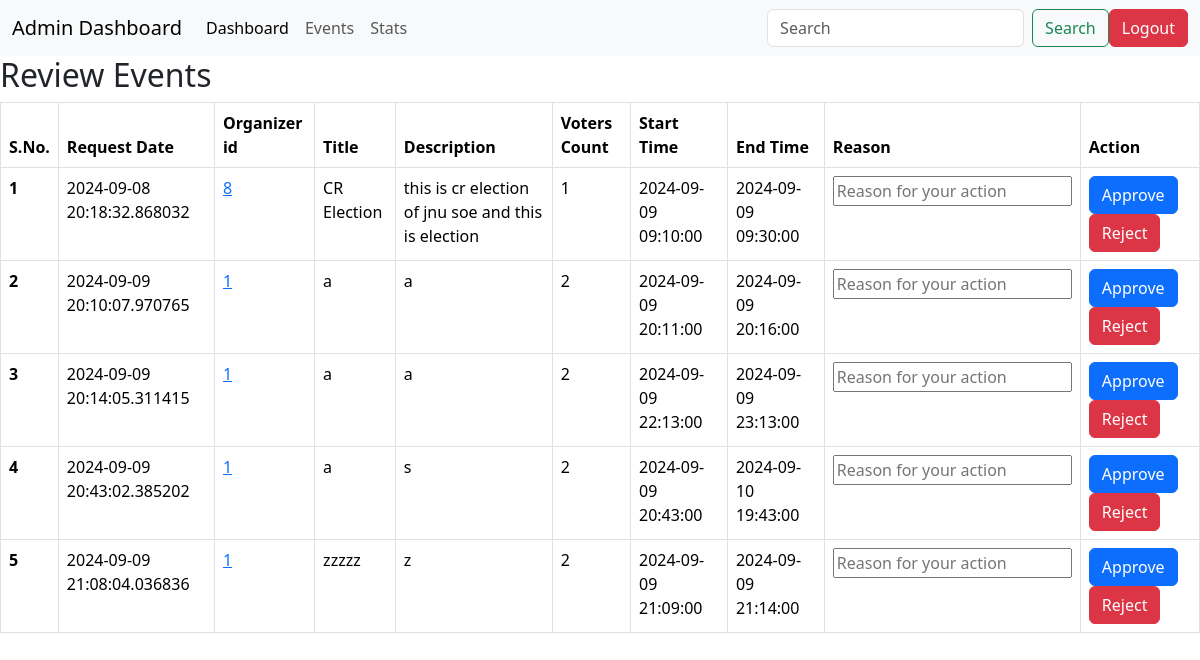
The page /admin/review on the database as committed earlier.
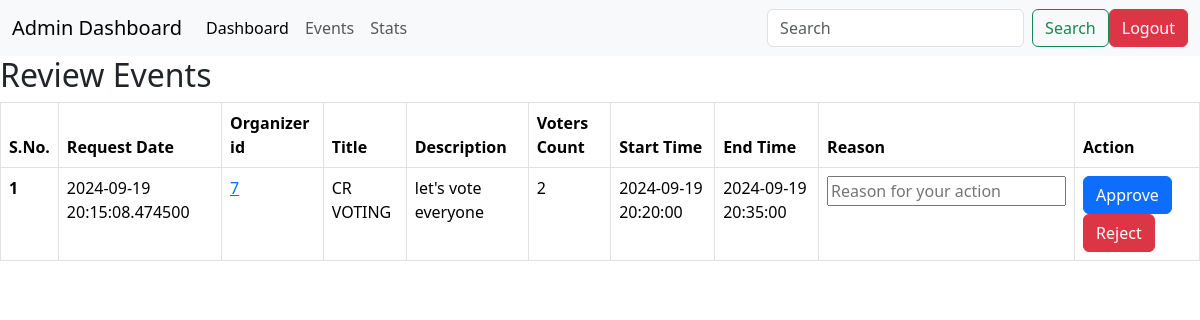
The same page on the database as committed later.
### application/models.py (models this page shows)
class Event(db.Model):
    id=db.Column(db.Integer(),primary_key=True)
    createTime=db.Column(db.DateTime)
    organizerId=db.Column(db.Integer(),db.ForeignKey('user.id'))
    title=db.Column(db.String(),default='x')
    desc=db.Column(db.String(),default='x')
    endTime=db.Column(db.DateTime,nullable=False)
    startTime=db.Column(db.DateTime,nullable=False)
    isApproved=db.Column(db.Boolean,default=False)
    voterCount=db.Column(db.Integer())
    durHour=db.Column(db.Integer())
    durMin=db.Column(db.Integer())
    votes=db.relationship('Vote',backref='event')

### application/controllers.py (the view)
@app.route('/admin/review')
def adminReview():
    events=Event.query.filter_by(isApproved=0).all()
    return render_template('admin_review.html',events=events)

### templates/admin_review.html (shortened to what this page needs)
<!DOCTYPE html>
<html lang="en">
<head>
    <link href="https://cdn.jsdelivr.net/npm/bootstrap@5.3.3/dist/css/bootstrap.min.css" rel="stylesheet">
</head>
<body>
    <nav class="navbar navbar-expand-lg bg-body-tertiary">
        <div class="container-fluid">
          <a class="navbar-brand" href="#">Admin Dashboard</a>
          <div class="collapse navbar-collapse" id="navbarSupportedContent">
            <ul class="navbar-nav me-auto mb-2 mb-lg-0">
              <li class="nav-item">
                <a class="nav-link active" aria-current="page" href="/admin">Dashboard</a>
              </li>
              <li class="nav-item">
                <a class="nav-link" href="/admin/events">Events</a>
              </li>
              <li class="nav-item">
                <a class="nav-link" href="/admin/stats">Stats</a>
              </li>
            </ul>
            <form class="d-flex" role="search">
              <input class="form-control me-2" type="search" placeholder="Search" aria-label="Search">
              <button class="btn btn-outline-success" type="submit">Search</button>
            </form>
            <a class="btn btn-danger" href="/">Logout</a>
          </div>
        </div>
      </nav>
    <h2>Review Events</h2>
    {% if events|length == 0 %}
        <h3>No Events To Review</h3>
    {%else%}
    <table class="table table-bordered">
        <thead>
            <tr>
                <th scope="col">S.No.</th>
                <th scope="col">Request Date</th>
                <th scope="col">Organizer id</th>
                <th scope="col">Title</th>
                <th scope="col">Description</th>
                <th scope="col">Voters Count</th>
                <th scope="col">Start Time</th>
                <th scope="col">End Time</th>
                <th scope="col">Reason</th>
                <th scope="col">Action</th>
            </tr>
        </thead>
        <tbody>
            {%for event in events%}
                <tr>
                    <th scope="row">{{loop.index}}</th>
                    <td>{{event.createTime}}</td>
                    <td><a href="/admin/{{event.organizerId}}/watchUser">{{event.organizerId}}</a></td>
                    <td>{{event.title}}</td>
                    <td>{{event.desc}}</td>
                    <td>{{event.voterCount}}</td>
                    <td>{{event.startTime}}</td>
                    <td>{{event.endTime}}</td>
                    <td><input type="text" placeholder="Reason for your action"></td>
                    <td><a type="button" class="btn btn-primary" href="/admin/{{event.id}}/approve">Approve</a><a type="button" class="btn btn-danger" href="/{{event.id}}/reject">Reject</a></td>
                </tr>
              {%endfor%}
        </tbody>
    </table>
    {%endif%}
</body>
</html>

Rows that differ between the two databases and show on the page:
removed Event: createTime "2024-09-08 20:18:32.868032", organizerId "8", title "CR Election", desc "this is cr election of jnu soe and this is election", voterCount "1", startTime "2024-09-09 09:10:00", endTime "2024-09-09 09:30:00"
removed Event: createTime "2024-09-09 20:10:07.970765", organizerId "1", title "a", desc "a", voterCount "2", startTime "2024-09-09 20:11:00", endTime "2024-09-09 20:16:00"
removed Event: createTime "2024-09-09 20:14:05.311415", organizerId "1", title "a", desc "a", voterCount "2", startTime "2024-09-09 22:13:00", endTime "2024-09-09 23:13:00"
removed Event: createTime "2024-09-09 20:43:02.385202", organizerId "1", title "a", desc "s", voterCount "2", startTime "2024-09-09 20:43:00", endTime "2024-09-10 19:43:00"
removed Event: createTime "2024-09-09 21:08:04.036836", organizerId "1", title "zzzzz", desc "z", voterCount "2", startTime "2024-09-09 21:09:00", endTime "2024-09-09 21:14:00"
added Event: createTime "2024-09-19 20:15:08.474500", organizerId "7", title "CR VOTING", desc "let's vote everyone", voterCount "2", startTime "2024-09-19 20:20:00", endTime "2024-09-19 20:35:00"
